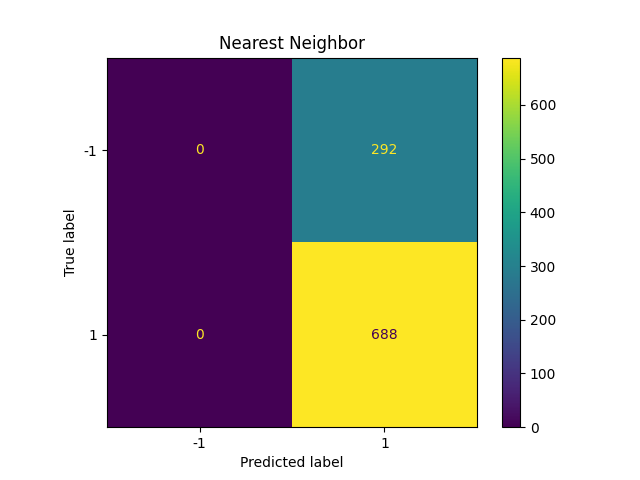

Write Python code to recreate this figure.
import numpy as np
import pandas as pd
from matplotlib import pyplot as plt
from sklearn.metrics import (
    ConfusionMatrixDisplay,
    RocCurveDisplay,
    euclidean_distances,
    roc_auc_score,
)
import math
from scipy.spatial import distance

INPUT_FILE = "data/winequality-white.csv"


def euclidean_distance(p1, p2):
    return distance.euclidean(list(p1), list(p2))


def predict(x, features, target):
    distances = []
    for i in features:
        # print(i)
        distance = euclidean_distances([i, x])
        # print(distance)
        distances.append(distance)
    nearest = target[np.argmin(distances)]
    return nearest


df = pd.read_csv(INPUT_FILE, header=0, sep=";")

# pre-processing
# valb_idx = int(len(df.index)*0.6)
testb_idx = int(len(df.index) * 0.8)

X_train, y_train = df.iloc[:testb_idx, :-1], df.iloc[:testb_idx, -1]
# X_val, y_val = df.values[valb_idx:testb_idx, :-1], df.values[valb_idx:testb_idx, -1]
X_test, y_test = df.iloc[testb_idx:, :-1], df.iloc[testb_idx:, -1]

# modify train/test set for binary classification
y_train[:] = [1 if item >= 6 else -1 for item in y_train]
# y_val[:] = [1 if item >= 6 else -1 for item in y_val]
y_test[:] = [1 if item >= 6 else -1 for item in y_test]

X_train = list(X_train.to_records(index=False))
X_train = [list(i) for i in X_train]
y_train = y_train.tolist()
X_test = list(X_test.to_records(index=False))
X_test = [list(i) for i in X_test]
y_test = y_test.tolist()

predictions = []

for i in X_test:
    predictions.append(predict(i, X_train, y_train))

ConfusionMatrixDisplay.from_predictions(y_test, predictions)
plt.title("Nearest Neighbor")

naive_auc = roc_auc_score(y_test, predictions)
RocCurveDisplay.from_predictions(y_test, predictions)
plt.title("Nearest Neighbor ROC")

plt.show()
